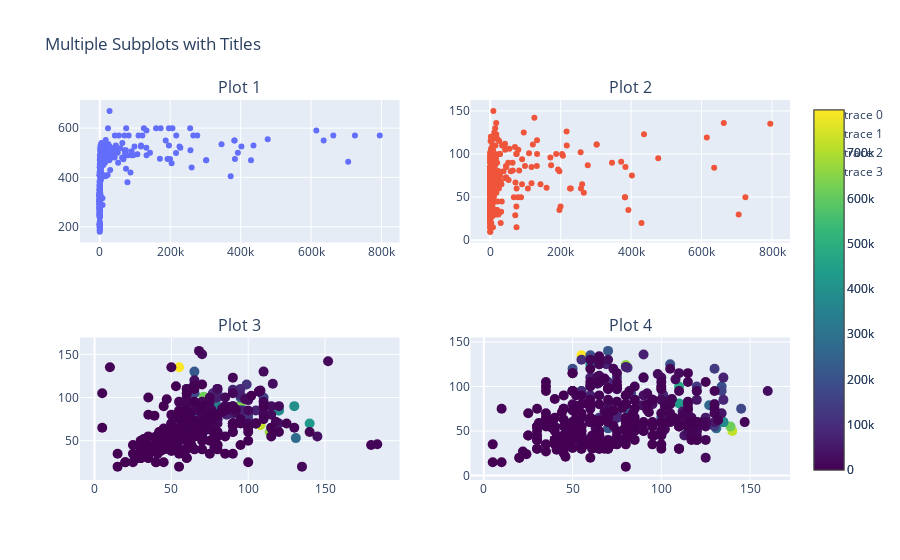

The code cell stored with this chart in its notebook:
### Code cell
fig = make_subplots(
    rows=2, cols=2,
    subplot_titles=("Plot 1", "Plot 2", "Plot 3", "Plot 4"))

fig.add_trace(go.Scatter(
    x=plot_data['count'],
    y=plot_data['total'],
    mode="markers",),
    row=1, col=1)

fig.add_trace(go.Scatter(
    x=plot_data['count'],
    y=plot_data['spd'],
    mode="markers",),
    row=1, col=2)

fig.add_trace(go.Scatter(
    x=plot_data['def'],
    y=plot_data['sp.def'],
    mode="markers",
    marker=count_cmap),
    row=2, col=1)

fig.add_trace(go.Scatter(
    x=plot_data['atk'],
    y=plot_data['sp.atk'],
    mode="markers",
    marker=count_cmap),
    row=2, col=2)


fig.update_layout(height=800,
                  title_text="Multiple Subplots with Titles")

fig.show()

### Figure 1 — Plotly figure (JSON) as saved in the notebook; plotly's stock layout.template omitted (floating-point values rounded to 4 significant figures; data arrays with more than 128 entries replaced by an {"elided": "..."} marker saying what was removed)
{"data": [{"mode": "markers", "type": "scatter", "x": {"elided": "397 int values"}, "xaxis": "x", "y": {"elided": "397 int values"}, "yaxis": "y"}, {"mode": "markers", "type": "scatter", "x": {"elided": "397 int values"}, "xaxis": "x2", "y": {"elided": "397 int values"}, "yaxis": "y2"}, {"marker": {"color": {"elided": "397 int values"}, "colorscale": [[0, "#440154"], [0.1111, "#482878"], [0.2222, "#3e4989"], [0.3333, "#31688e"], [0.4444, "#26828e"], [0.5556, "#1f9e89"], [0.6667, "#35b779"], [0.7778, "#6ece58"], [0.8889, "#b5de2b"], [1, "#fde725"]], "showscale": true, "size": 10}, "mode": "markers", "type": "scatter", "x": {"elided": "397 int values"}, "xaxis": "x3", "y": {"elided": "397 int values"}, "yaxis": "y3"}, {"marker": {"color": {"elided": "397 int values"}, "colorscale": [[0, "#440154"], [0.1111, "#482878"], [0.2222, "#3e4989"], [0.3333, "#31688e"], [0.4444, "#26828e"], [0.5556, "#1f9e89"], [0.6667, "#35b779"], [0.7778, "#6ece58"], [0.8889, "#b5de2b"], [1, "#fde725"]], "showscale": true, "size": 10}, "mode": "markers", "type": "scatter", "x": {"elided": "397 int values"}, "xaxis": "x4", "y": {"elided": "397 int values"}, "yaxis": "y4"}], "layout": {"annotations": [{"font": {"size": 16}, "showarrow": false, "text": "Plot 1", "x": 0.225, "xanchor": "center", "xref": "paper", "y": 1, "yanchor": "bottom", "yref": "paper"}, {"font": {"size": 16}, "showarrow": false, "text": "Plot 2", "x": 0.775, "xanchor": "center", "xref": "paper", "y": 1, "yanchor": "bottom", "yref": "paper"}, {"font": {"size": 16}, "showarrow": false, "text": "Plot 3", "x": 0.225, "xanchor": "center", "xref": "paper", "y": 0.375, "yanchor": "bottom", "yref": "paper"}, {"font": {"size": 16}, "showarrow": false, "text": "Plot 4", "x": 0.775, "xanchor": "center", "xref": "paper", "y": 0.375, "yanchor": "bottom", "yref": "paper"}], "autosize": true, "title": {"text": "Multiple Subplots with Titles"}, "xaxis": {"anchor": "y", "autorange": true, "domain": [0, 0.45], "range": [-49650.0, 844700.0], "type": "linear"}, "xaxis2": {"anchor": "y2", "autorange": true, "domain": [0.55, 1], "range": [-49650.0, 844700.0], "type": "linear"}, "xaxis3": {"anchor": "y3", "autorange": true, "domain": [0, 0.45], "range": [-7.021, 196.0], "type": "linear"}, "xaxis4": {"anchor": "y4", "autorange": true, "domain": [0.55, 1], "range": [-5.409, 170.4], "type": "linear"}, "yaxis": {"anchor": "x", "autorange": true, "domain": [0.625, 1], "range": [142.7, 707.3], "type": "linear"}, "yaxis2": {"anchor": "x2", "autorange": true, "domain": [0.625, 1], "range": [-0.6691, 160.7], "type": "linear"}, "yaxis3": {"anchor": "x3", "autorange": true, "domain": [0, 0.375], "range": [7.826, 166.2], "type": "linear"}, "yaxis4": {"anchor": "x4", "autorange": true, "domain": [0, 0.375], "range": [-1.811, 151.8], "type": "linear"}}}
